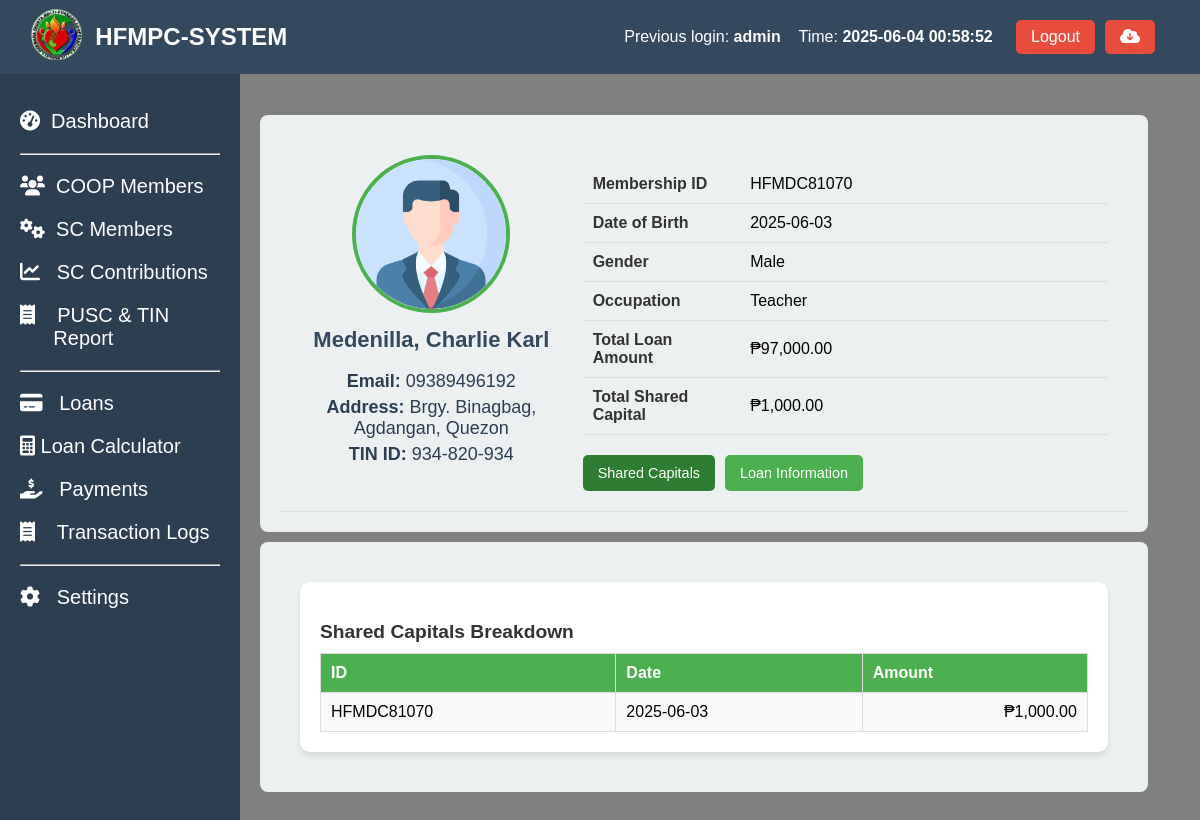
/coop_members_profile.php?id=HFMDC81070 (signed in), run on the app's committed database.
### tables this page shows
CREATE TABLE `coop_members` (
  `coop_id` int(50) NOT NULL AUTO_INCREMENT,
  `membership_id` varchar(50) NOT NULL,
  `name_of_member` varchar(255) NOT NULL,
  `contact_number` varchar(20) NOT NULL,
  `tin` varchar(15) NOT NULL,
  `date_accepted` date NOT NULL,
  `bod_resolution` varchar(50) NOT NULL,
  `type_of_membership` varchar(50) NOT NULL,
  `shares_subscribed` decimal(10,2) NOT NULL,
  `amount_subscribed` decimal(10,2) NOT NULL,
  `initial_paid_up` decimal(10,2) NOT NULL,
  `address` text NOT NULL,
  `date_of_birth` date NOT NULL,
  `age` int(11) NOT NULL,
  `gender` varchar(20) NOT NULL,
  `civil_status` varchar(50) NOT NULL,
  `occupation` varchar(100) NOT NULL,
  `number_of_dependents` int(11) NOT NULL,
  `religious` varchar(100) NOT NULL,
  `annual_income` decimal(10,2) NOT NULL,
  `date_terminated` date DEFAULT NULL,
  `educational_attainment` varchar(50) NOT NULL,
  `status` int(5) NOT NULL,
  `remarks` varchar(10) NOT NULL,
  `created_at` timestamp NOT NULL DEFAULT current_timestamp(),
  PRIMARY KEY (`coop_id`)
);

CREATE TABLE `shared_capital_amount` (
  `id` int(11) NOT NULL AUTO_INCREMENT,
  `Membership_ID` varchar(11) NOT NULL,
  `Name` varchar(100) NOT NULL,
  `Amount` decimal(10,2) NOT NULL,
  `OR_number` int(50) NOT NULL,
  `Date_Paid` date NOT NULL,
  `remarks` varchar(10) NOT NULL,
  PRIMARY KEY (`id`)
);

### coop_members_profile.php (the view, shortened to what this page needs)
<?php include 'header.php' ?>
<?php include 'sidebar.php' ?>
<link rel="stylesheet" href="assets/profile.css">
<?php
if (isset($_GET['id'])) {
    $membership_id = $_GET['id'];
    $sql = "SELECT * FROM coop_members WHERE membership_id = ?";
    $stmt = $conn->prepare($sql);
    $stmt->bind_param("s", $membership_id);
    $stmt->execute();
    $result = $stmt->get_result();
    if ($result->num_rows > 0) {
        $member = $result->fetch_assoc();
    } else {
        echo "No member found with ID: " . htmlspecialchars($membership_id);
        exit();
    }
    $shared_capitals_sql = "SELECT SUM(Amount) AS TotalSharedCapital FROM shared_capital_amount WHERE Membership_ID = ? AND (remarks IS NULL OR remarks != 'Deleted')";
    $stmt = $conn->prepare($shared_capitals_sql);
    $stmt->bind_param("s", $membership_id);
    $stmt->execute();
    $shared_capitals_result = $stmt->get_result();
    $shared_capitals = $shared_capitals_result->fetch_assoc();
    $total_shared_capital = $shared_capitals['TotalSharedCapital'];
    $shared_capitals_sql = "SELECT Date_Paid, Amount, Membership_ID FROM shared_capital_amount WHERE Membership_ID = ?  AND (remarks IS NULL OR remarks != 'Deleted') ";
    $stmt = $conn->prepare($shared_capitals_sql);
    $stmt->bind_param("s", $membership_id);
    $stmt->execute();
    $shared_capitals_result = $stmt->get_result();
    $shared_capitals = $shared_capitals_result->fetch_all(MYSQLI_ASSOC);
    $total_loans_sql = "SELECT SUM(balance_amount) AS TotalLoanAmount FROM coop_member_loans WHERE membership_id = ?";
    $stmt = $conn->prepare($total_loans_sql);
    $stmt->bind_param("s", $membership_id);
    $stmt->execute();
    $total_loans_result = $stmt->get_result();
    $total_loans = $total_loans_result->fetch_assoc();
    $total_loan_amount = $total_loans['TotalLoanAmount'];
} else {
    echo "No membership ID provided.";
    exit();
}
?>
<main class="content-member">
  <section class="stats-member">
    <div class="card-member">
      <div class="card-header-member">
      <div class="profile-card">
                <div class="profile-left">
                    <img src="profile.png" alt="Profile picture">
                    <div class="pinfo">
                        <h2><?php echo htmlspecialchars($member['name_of_member']); ?></h2>
                        <p><strong>Email:</strong> <?php echo htmlspecialchars($member['contact_number']); ?></p>
                        <p><strong>Address:</strong> <?php echo htmlspecialchars($member['address']); ?></p>
                        <p><strong>TIN ID:</strong> <?php echo htmlspecialchars($member['tin']); ?></p>
                    </div>
                </div>
                <div class="profile-right">
                    <table>
                        <tr>
                            <td>Membership ID</td>
                            <td><?php echo htmlspecialchars($member['membership_id']); ?></td>
                        </tr>
                        <tr>
                            <td>Date of Birth</td>
                            <td><?php echo htmlspecialchars($member['date_of_birth']); ?></td>
                        </tr>
                        <tr>
                            <td>Gender</td>
                            <td><?php echo htmlspecialchars($member['gender']); ?></td>
                        </tr>
                        <tr>
                            <td>Occupation</td>
                            <td><?php echo htmlspecialchars($member['occupation']); ?></td>
                        </tr>
                        <tr>
                            <td>Total Loan Amount</td>
                            <td><?php echo $total_loan_amount ? "₱" . number_format($total_loan_amount, 2) : '<span style="color:red;">No Loans Recorded</span>'; ?></td>
                        </tr>
                        <tr>
                            <td>Total Shared Capital</td>
                            <td><?php echo $total_shared_capital ? "₱" . number_format($total_shared_capital, 2) : '<span style="color:red;">No Updated Contribution</span>'; ?></td>
                        </tr>
                    </table>
                    <div class="button-container">
                        <button class="button active" id="shared-capitals-btn">Shared Capitals</button>
                        <button class="button" id="loan-information-btn">Loan Information</button>
                    </div>
                </div>
            </div>
      </div>
    </div>
    <div class="card-member">
      <div class="card-header-member">
            <div class="second-content">
                <div id="shared-capitals-section" class="section active">
                    <h3>Shared Capitals Breakdown</h3>
                    <table>
                        <thead>
                            <tr>
                                <th>ID</th>
                                <th>Date</th>
                                <th>Amount</th>
                            </tr>
                        </thead>
                        <tbody>
                        <?php if (!empty($shared_capitals)): ?>
                            <?php foreach ($shared_capitals as $capital): ?>
                                <tr>
                                    <td><?php echo htmlspecialchars($capital['Membership_ID']); ?></td>
                                    <td><?php echo htmlspecialchars($capital['Date_Paid']); ?></td>
                                    <td style="text-align: right;"><?php echo "₱" . number_format($capital['Amount'], 2); ?></td>
                                </tr>
                            <?php endforeach; ?>
                            <?php else: ?>
                                <tr>
                                    <td colspan="3" style="text-align: center; color: red;">No Shared Capitals Contribution Recorded</td>
                                </tr>
                            <?php endif; ?>
                        </tbody>
                    </table>
                </div>
            </div>
      </div>
    </div>
  </section>
</main>

### header.php (shortened to what this page needs)
<?php
include 'config/config.php';
$previous_user = null;
$sql_prev = "SELECT id, username, login_time FROM login_activity ORDER BY login_time DESC LIMIT 1 OFFSET 1";
$result_prev = $conn->query($sql_prev);
if ($result_prev->num_rows > 0) {
    $previous_user = $result_prev->fetch_assoc();
}
?>
<!DOCTYPE html>
<html lang="en">
<head>
  <link rel="stylesheet" href="https://cdnjs.cloudflare.com/ajax/libs/font-awesome/6.0.0-beta3/css/all.min.css">
  <link rel="stylesheet" href="assets/styles.css">
</head>
<body>
<header class="header">
  <div class="header-content">
    <div class="dashboard-left">
      <a href="index.php"><img src="logo.png" alt="Logo" class="dashboard-logo" width="20%"></a>
      <h1> HFMPC-SYSTEM</h1>
    </div>
    <div class="admin-info">
      <?php if ($previous_user): ?>
        <div class="previous-login-info" style="text-align: right; display: flex; justify-content: space-between;">
          <p>Previous login: <strong><?php echo htmlspecialchars($previous_user['username']); ?></strong></p> &nbsp&nbsp&nbsp&nbsp
          <p>Time: <strong><?php echo htmlspecialchars($previous_user['login_time']); ?></strong></p>&nbsp&nbsp&nbsp
        </div>
      <?php else: ?>
        <p class="previous-login-info">No previous login records found.</p>
      <?php endif; ?>
      <button class="logout-btn" onclick="confirmLogout();">Logout</button>
      <form method="post" action="backup.php" onsubmit="return confirmBackup();">
          <button class="logout-btn" type="submit" name="backup"><i class="fas fa-cloud-download-alt"></i></button>
      </form>
    </div>
  </div>
</header>
</body>
</html>

### sidebar.php (shortened to what this page needs)
<?php
$current_page = basename($_SERVER['PHP_SELF']);
function is_active($page) {
    global $current_page;
    return $current_page == $page ? 'active' : '';
}
?>
<aside class="sidebar">
  <ul>
    <li class="<?= is_active('index.php') ?>"><a href="index.php"><i class="fas fa-tachometer-alt"></i>&nbsp Dashboard</a></li>
    <hr>
    <li class="<?= is_active('coop_members.php') ?>"><a href="coop_members.php"><i class="fas fa-users"></i>&nbsp COOP Members</a></li>
    <li class="<?= is_active('coop_members_shared_capitals.php') ?>"><a href="coop_members_shared_capitals.php"><i class="fas fa-cogs"></i>&nbsp SC Members</a></li>
    <li class="<?= is_active('coop_members_shared_capitals_contribution.php') ?>"><a href="coop_members_shared_capitals_contribution.php"><i class="fas fa-chart-line"></i>&nbsp&nbsp SC Contributions</a></li>
    <li class="<?= is_active('coop_members_pusc_tin.php') ?>"><a href="coop_members_pusc_tin.php"><i class="fas fa-receipt"></i>&nbsp&nbsp&nbsp PUSC & TIN &nbsp&nbsp&nbsp&nbsp&nbsp&nbspReport</a></li>
    <hr>
    <li class="<?= is_active('coop_members_loan.php') ?>"><a href="coop_members_loan.php"><i class="fas fa-credit-card"></i>&nbsp&nbsp Loans</a></li>
    <li class="<?= is_active('loan_amortization.php') ?>"><a href="loan_amortization.php"><i class="fas fa-calculator"></i> Loan Calculator</a></li>
    <li class="<?= is_active('coop_members_payments.php') ?>"><a href="coop_members_payments.php"><i class="fas fa-hand-holding-usd"></i>&nbsp&nbsp Payments</a></li>
    <li class="<?= is_active('coop_members_transaction_logs.php') ?>"><a href="coop_members_transaction_logs.php"><i class="fas fa-receipt"></i>&nbsp&nbsp&nbsp Transaction Logs</a></li>
    <hr>
    <li class="<?= is_active('#') ?>"><a href="#"><i class="fas fa-cog"></i>&nbsp&nbsp Settings</a></li>
  </ul>
</aside>

### assets/styles.css (style rules this page uses)
body { font-family: Arial, sans-serif; margin: 0; height: 100vh; display: flex; flex-direction: column; }
header { background-color: #34495e; color: white; padding: 5px; width: 100%; display: flex; justify-content: space-between; align-items: center; position: fixed; z-index: 10; }
header h1 { font-size: 24px; }
.header-content { display: flex; justify-content: space-between; width: 100%; padding-right: 50px; padding-left: 20px; }
.admin-info { display: flex; align-items: center; gap: 10px; }
.logout-btn { background-color: #e74c3c; color: white; border: none; padding: 8px 15px; cursor: pointer; font-size: 16px; border-radius: 5px; }
.logout-btn { background-color: #e74c3c; color: white; border: none; padding: 8px 15px; cursor: pointer; }
.sidebar { margin-top: 10px; width: 200px; background-color: #2c3e50; color: white; padding: 20px; height: 100%; position: fixed; top: 60px; z-index: 5; }
.sidebar ul { list-style: none; padding: 0; }
.sidebar ul li { margin: 20px 0; }
.sidebar ul li a { color: white; text-decoration: none; font-size: 20px; display: block; transition: 0.5s; }
.dashboard-left { display: flex; align-items: center; gap: 10px; }
.dashboard-logo { height: 60px; width: auto; object-fit: contain; }

### assets/profile.css (style rules this page uses)
.profile-card { display: flex; gap: 20px; padding: 20px; border-bottom: 1px solid #ddd; }
.profile-left { text-align: center; flex: 1; }
.profile-left img { width: 150px; height: 150px; border-radius: 50%; object-fit: cover; border: 4px solid #4CAF50; }
.pinfo h2 { margin-top: 10px; font-size: 1.5rem; color: #333; }
.pinfo p { margin: 5px 0; font-size: 0.9rem; color: #666; }
.profile-right { flex: 2; }
.profile-right table { width: 100%; margin-top: 10px; border-collapse: collapse; }
.profile-right table td { padding: 10px; border-bottom: 1px solid #ddd; }
.profile-right table td:first-child { font-weight: bold; color: #333; width: 30%; }
.button-container { margin-top: 20px; display: flex; gap: 10px; }
.button { padding: 10px 15px; font-size: 0.9rem; border: none; border-radius: 5px; background-color: #4CAF50; color: white; cursor: pointer; transition: background 0.3s; }
.button.active { background-color: #2e7d32; }
.second-content { padding: 20px; }
.section { display: none; background: #fff; padding: 20px; border-radius: 10px; box-shadow: 0 4px 6px rgba(0, 0, 0, 0.1); }
.section h3 { margin-bottom: 10px; font-size: 1.2rem; color: #333; }
.section table { width: 100%; border-collapse: collapse; margin-top: 10px; }
.section table th, .section table td { padding: 10px; border: 1px solid #ddd; text-align: left; }
.section table th { background-color: #4CAF50; color: white; }
.section table td { background-color: #f9f9f9; }
.section.active { display: block; }
.content-member { background-color: gray; margin-left: 150px; padding: 100px; margin-top: 5px; flex-grow: 1; height: 100vh; overflow-y: auto; position: relative; display: block; flex-direction: column; }
.stats-member { margin-top: 10px; width: 105%; }
.card-member { background-color: #ecf0f1; border-radius: 8px; padding: 20px; width: 95%; margin-left: 10px; position:relative; display: block; flex-direction: column; margin-top: 10px; }
.card-member h2 { font-size: 22px; color: #34495e; }
.card-member p { font-size: 18px; color: #2c3e50; }

### data on the page
coop_members: name_of_member "Medenilla, Charlie Karl", contact_number "09389496192", address "Brgy. Binagbag, Agdangan, Quezon", tin "934-820-934", membership "HFMDC81070", date_of_birth "2025-06-03", gender "Male", occupation "Teacher"
shared_capital_amount: Membership_ID "HFMDC81070", Date_Paid "2025-06-03", Amount "1,000.00"

### other printed values
$previous_user['username'] "admin"
$previous_user['login_time'] "2025-06-04 00:58:52"
$total_loan_amount "97,000.00"
$total_shared_capital "1,000.00"
